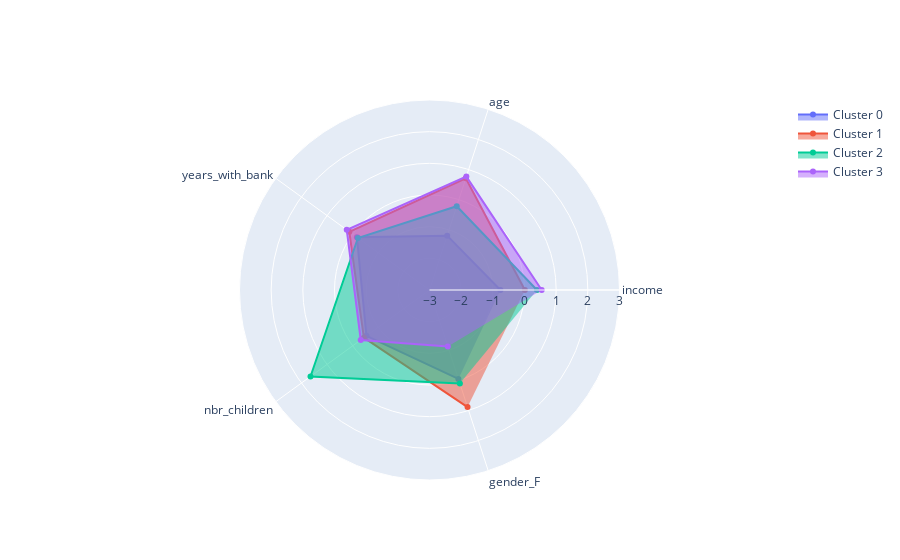

The cell this chart's notebook holds for it:
### Code cell
features = list(means.columns)

fig = go.Figure()

clusters=[0,1,2,3]

for c in clusters:
    fig.add_trace(go.Scatterpolar(
          r=list(means.loc[c]),
          theta=features,
          fill='toself',
          name='Cluster '+str(c)
    ))

fig.update_layout(
      polar=dict(
        radialaxis=dict(
          visible=True,
          range=[-3, 3]
        )),
      showlegend=True
    )

fig.show()

### Figure 1 — Plotly figure (JSON) as saved in the notebook; plotly's stock layout.template omitted (floating-point values rounded to 4 significant figures)
{"data": [{"fill": "toself", "name": "Cluster 0", "r": [-0.7609, -1.195, -0.1678, -0.5388, -0.04701], "theta": ["income", "age", "years_with_bank", "nbr_children", "gender_F "], "type": "scatterpolar"}, {"fill": "toself", "name": "Cluster 1", "r": [0.01093, 0.7096, 0.1303, -0.4377, 0.8872], "theta": ["income", "age", "years_with_bank", "nbr_children", "gender_F "], "type": "scatterpolar"}, {"fill": "toself", "name": "Cluster 2", "r": [0.3936, -0.2172, -0.206, 1.645, 0.1045], "theta": ["income", "age", "years_with_bank", "nbr_children", "gender_F "], "type": "scatterpolar"}, {"fill": "toself", "name": "Cluster 3", "r": [0.543, 0.7659, 0.2302, -0.3161, -1.127], "theta": ["income", "age", "years_with_bank", "nbr_children", "gender_F "], "type": "scatterpolar"}], "layout": {"polar": {"angularaxis": {"type": "category"}, "radialaxis": {"autorange": false, "range": [-3, 3], "type": "linear", "visible": true}}, "showlegend": true}}
